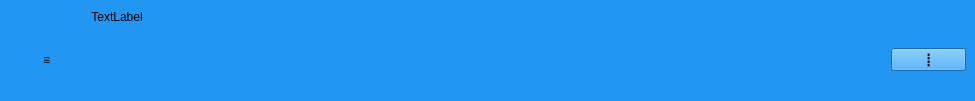
<?xml version="1.0" encoding="UTF-8"?>
<ui version="4.0">
 <class>MyDockTitleWidget</class>
 <widget class="QWidget" name="MyDockTitleWidget">
  <property name="geometry">
   <rect>
    <x>0</x>
    <y>0</y>
    <width>975</width>
    <height>101</height>
   </rect>
  </property>
  <property name="sizePolicy">
   <sizepolicy hsizetype="Preferred" vsizetype="Preferred">
    <horstretch>0</horstretch>
    <verstretch>0</verstretch>
   </sizepolicy>
  </property>
  <property name="maximumSize">
   <size>
    <width>16777215</width>
    <height>16777215</height>
   </size>
  </property>
  <property name="windowTitle">
   <string>MyDockTitleWidget</string>
  </property>
  <property name="styleSheet">
   <string notr="true">background-color: rgb(33, 150, 243);</string>
  </property>
  <widget class="QLabel" name="Title">
   <property name="geometry">
    <rect>
     <x>90</x>
     <y>9</y>
     <width>54</width>
     <height>16</height>
    </rect>
   </property>
   <property name="styleSheet">
    <string notr="true"/>
   </property>
   <property name="text">
    <string>TextLabel</string>
   </property>
   <property name="alignment">
    <set>Qt::AlignCenter</set>
   </property>
  </widget>
  <widget class="QPushButton" name="pushButton_2">
   <property name="geometry">
    <rect>
     <x>891</x>
     <y>48</y>
     <width>75</width>
     <height>23</height>
    </rect>
   </property>
   <property name="sizePolicy">
    <sizepolicy hsizetype="Fixed" vsizetype="Fixed">
     <horstretch>0</horstretch>
     <verstretch>0</verstretch>
    </sizepolicy>
   </property>
   <property name="styleSheet">
    <string notr="true">font: 75 15pt &quot;微软雅黑&quot;;</string>
   </property>
   <property name="text">
    <string>┋</string>
   </property>
  </widget>
  <widget class="QPushButton" name="pushButton">
   <property name="geometry">
    <rect>
     <x>9</x>
     <y>48</y>
     <width>75</width>
     <height>23</height>
    </rect>
   </property>
   <property name="sizePolicy">
    <sizepolicy hsizetype="Fixed" vsizetype="Fixed">
     <horstretch>0</horstretch>
     <verstretch>0</verstretch>
    </sizepolicy>
   </property>
   <property name="styleSheet">
    <string notr="true">font: 75 45pt &quot;微软雅黑&quot;;</string>
   </property>
   <property name="text">
    <string>≡</string>
   </property>
   <property name="flat">
    <bool>true</bool>
   </property>
  </widget>
 </widget>
 <layoutdefault spacing="6" margin="11"/>
 <resources>
  <include location="Resource.qrc"/>
 </resources>
 <connections/>
</ui>
